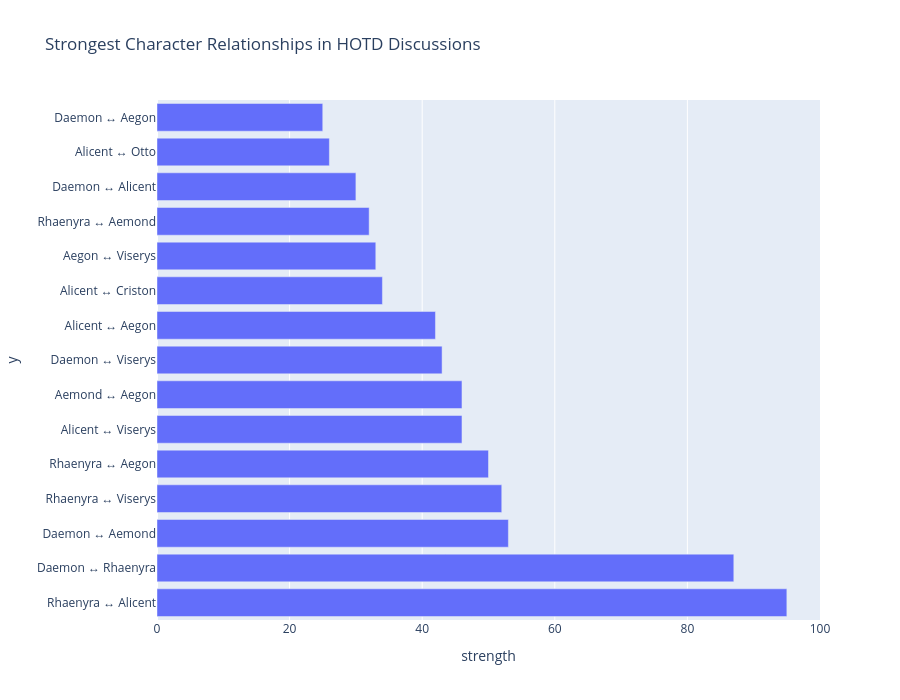

Notebook code cell kept with this figure:
### Code cell
import plotly.express as px

top_relationships = relationship_strength.head(15)

fig = px.bar(
    top_relationships,
    x="strength",
    y=top_relationships.apply(
        lambda row: f"{row['source']} ↔ {row['target']}",
        axis=1
    ),
    orientation="h",
    title="Strongest Character Relationships in HOTD Discussions"
)

fig.update_layout(
    height=700
)

fig.show()

### Figure 1 — Plotly figure (JSON) as saved in the notebook; plotly's stock layout.template omitted (floating-point values rounded to 4 significant figures)
{"data": [{"hovertemplate": "strength=%{x}<br>y=%{y}<extra></extra>", "legendgroup": "", "marker": {"color": "#636efa", "pattern": {"shape": ""}}, "name": "", "orientation": "h", "showlegend": false, "textposition": "auto", "type": "bar", "x": [95, 87, 53, 52, 50, 46, 46, 43, 42, 34, 33, 32, 30, 26, 25], "xaxis": "x", "y": ["Rhaenyra ↔ Alicent", "Daemon ↔ Rhaenyra", "Daemon ↔ Aemond", "Rhaenyra ↔ Viserys", "Rhaenyra ↔ Aegon", "Alicent ↔ Viserys", "Aemond ↔ Aegon", "Daemon ↔ Viserys", "Alicent ↔ Aegon", "Alicent ↔ Criston", "Aegon ↔ Viserys", "Rhaenyra ↔ Aemond", "Daemon ↔ Alicent", "Alicent ↔ Otto", "Daemon ↔ Aegon"], "yaxis": "y"}], "layout": {"barmode": "relative", "height": 700, "legend": {"tracegroupgap": 0}, "title": {"text": "Strongest Character Relationships in HOTD Discussions"}, "xaxis": {"anchor": "y", "domain": [0, 1], "title": {"text": "strength"}}, "yaxis": {"anchor": "x", "domain": [0, 1], "title": {"text": "y"}}}}
